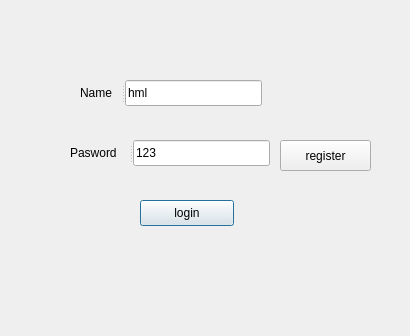
<?xml version="1.0" encoding="UTF-8"?>
<ui version="4.0">
 <class>Login</class>
 <widget class="QDialog" name="Login">
  <property name="geometry">
   <rect>
    <x>0</x>
    <y>0</y>
    <width>410</width>
    <height>336</height>
   </rect>
  </property>
  <property name="windowTitle">
   <string>Dialog</string>
  </property>
  <widget class="QPushButton" name="btn_login">
   <property name="geometry">
    <rect>
     <x>140</x>
     <y>200</y>
     <width>94</width>
     <height>26</height>
    </rect>
   </property>
   <property name="text">
    <string>login</string>
   </property>
  </widget>
  <widget class="QPushButton" name="btn_register">
   <property name="geometry">
    <rect>
     <x>280</x>
     <y>140</y>
     <width>91</width>
     <height>31</height>
    </rect>
   </property>
   <property name="text">
    <string>register</string>
   </property>
  </widget>
  <widget class="QSplitter" name="splitter">
   <property name="geometry">
    <rect>
     <x>80</x>
     <y>80</y>
     <width>182</width>
     <height>26</height>
    </rect>
   </property>
   <property name="orientation">
    <enum>Qt::Orientation::Horizontal</enum>
   </property>
   <widget class="QLabel" name="label">
    <property name="text">
     <string>Name</string>
    </property>
   </widget>
   <widget class="QLineEdit" name="le_name">
    <property name="text">
     <string>hml</string>
    </property>
   </widget>
  </widget>
  <widget class="QSplitter" name="splitter_2">
   <property name="geometry">
    <rect>
     <x>70</x>
     <y>140</y>
     <width>200</width>
     <height>26</height>
    </rect>
   </property>
   <property name="orientation">
    <enum>Qt::Orientation::Horizontal</enum>
   </property>
   <widget class="QLabel" name="label_2">
    <property name="text">
     <string>Pasword</string>
    </property>
   </widget>
   <widget class="QLineEdit" name="le_password">
    <property name="text">
     <string>123</string>
    </property>
   </widget>
  </widget>
 </widget>
 <resources/>
 <connections/>
</ui>
